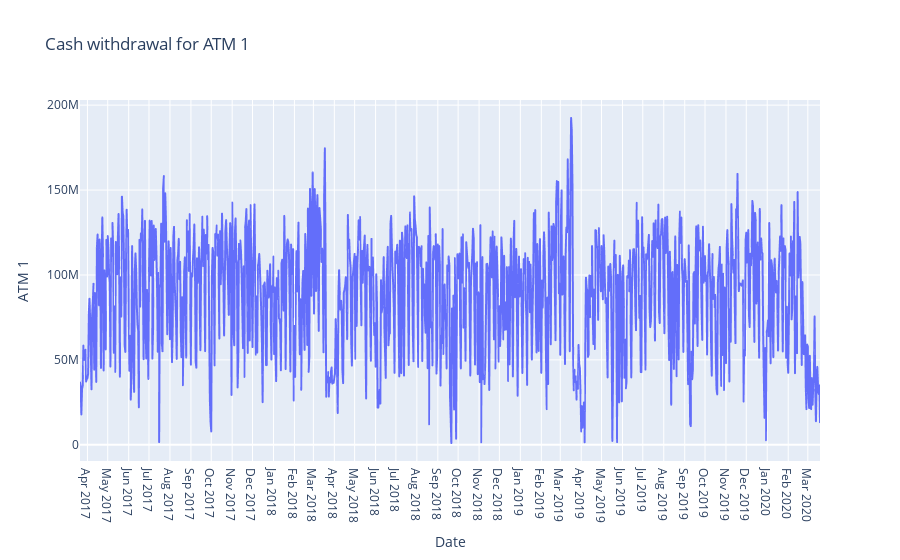

Notebook code for this chart:
### Code cell
fig = px.line(data_df,y="ATM 1", title="Cash withdrawal for ATM 1")
fig.update_xaxes(
    dtick="M1",  
    tickformat="%b %Y", 
    tickmode="linear"  
)
fig.show()

### Figure 1 — Plotly figure (JSON) as saved in the notebook; plotly's stock layout.template omitted (floating-point values rounded to 4 significant figures; data arrays with more than 128 entries replaced by an {"elided": "..."} marker saying what was removed)
{"data": [{"hovertemplate": "Date=%{x}<br>ATM 1=%{y}<extra></extra>", "legendgroup": "", "line": {"color": "#636efa", "dash": "solid"}, "marker": {"symbol": "circle"}, "mode": "lines", "name": "", "showlegend": false, "type": "scattergl", "x": {"elided": "1095 str values"}, "xaxis": "x", "y": {"elided": "1095 float values"}, "yaxis": "y"}], "layout": {"legend": {"tracegroupgap": 0}, "title": {"text": "Cash withdrawal for ATM 1"}, "xaxis": {"anchor": "y", "domain": [0, 1], "dtick": "M1", "tickformat": "%b %Y", "tickmode": "linear", "title": {"text": "Date"}}, "yaxis": {"anchor": "x", "domain": [0, 1], "title": {"text": "ATM 1"}}}}
